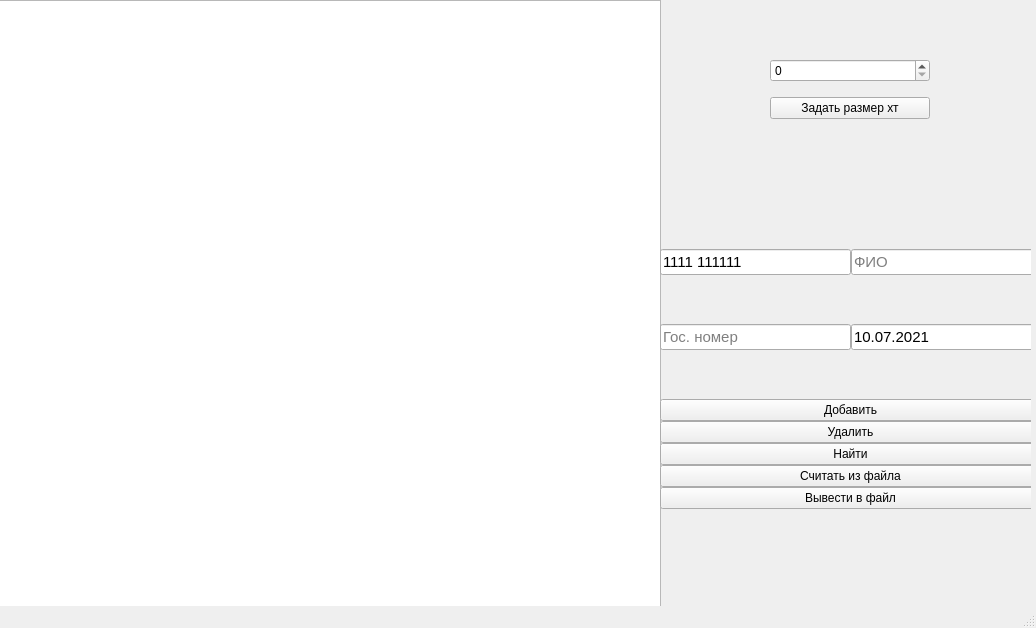
<?xml version="1.0" encoding="UTF-8"?>
<ui version="4.0">
 <class>MainWindow</class>
 <widget class="QMainWindow" name="MainWindow">
  <property name="geometry">
   <rect>
    <x>0</x>
    <y>0</y>
    <width>1036</width>
    <height>628</height>
   </rect>
  </property>
  <property name="windowTitle">
   <string>MainWindow</string>
  </property>
  <widget class="QWidget" name="centralwidget">
   <widget class="QWidget" name="centralWidget" native="true">
    <property name="geometry">
     <rect>
      <x>0</x>
      <y>0</y>
      <width>1031</width>
      <height>761</height>
     </rect>
    </property>
    <widget class="QTableWidget" name="tableWidget">
     <property name="geometry">
      <rect>
       <x>-10</x>
       <y>0</y>
       <width>671</width>
       <height>761</height>
      </rect>
     </property>
    </widget>
    <widget class="QWidget" name="layoutWidget">
     <property name="geometry">
      <rect>
       <x>660</x>
       <y>200</y>
       <width>381</width>
       <height>361</height>
      </rect>
     </property>
     <layout class="QVBoxLayout" name="verticalLayout_6">
      <property name="spacing">
       <number>0</number>
      </property>
      <item>
       <layout class="QHBoxLayout" name="horizontalLayout_3">
        <item>
         <widget class="QLineEdit" name="passportLine">
          <property name="font">
           <font>
            <pointsize>11</pointsize>
           </font>
          </property>
          <property name="inputMask">
           <string>0000 000000</string>
          </property>
          <property name="text">
           <string>1111 111111</string>
          </property>
          <property name="placeholderText">
           <string>Паспорт</string>
          </property>
         </widget>
        </item>
        <item>
         <widget class="QLineEdit" name="fioLine">
          <property name="font">
           <font>
            <pointsize>11</pointsize>
           </font>
          </property>
          <property name="placeholderText">
           <string>ФИО</string>
          </property>
         </widget>
        </item>
       </layout>
      </item>
      <item>
       <layout class="QVBoxLayout" name="verticalLayout_7">
        <item>
         <layout class="QHBoxLayout" name="horizontalLayout_5">
          <item>
           <widget class="QLineEdit" name="stateNumberLine">
            <property name="font">
             <font>
              <pointsize>11</pointsize>
             </font>
            </property>
            <property name="inputMask">
             <string>A000AA</string>
            </property>
            <property name="text">
             <string/>
            </property>
            <property name="placeholderText">
             <string>Гос. номер</string>
            </property>
           </widget>
          </item>
          <item>
           <widget class="QLineEdit" name="dateLine">
            <property name="font">
             <font>
              <pointsize>11</pointsize>
             </font>
            </property>
            <property name="inputMask">
             <string>00.00.0000</string>
            </property>
            <property name="text">
             <string>10.07.2021</string>
            </property>
            <property name="placeholderText">
             <string>Дата</string>
            </property>
           </widget>
          </item>
         </layout>
        </item>
       </layout>
      </item>
      <item>
       <layout class="QVBoxLayout" name="verticalLayout_10">
        <property name="sizeConstraint">
         <enum>QLayout::SizeConstraint::SetMaximumSize</enum>
        </property>
        <property name="topMargin">
         <number>0</number>
        </property>
        <property name="bottomMargin">
         <number>0</number>
        </property>
        <item>
         <widget class="QPushButton" name="pushInsertButton">
          <property name="minimumSize">
           <size>
            <width>0</width>
            <height>20</height>
           </size>
          </property>
          <property name="text">
           <string>Добавить</string>
          </property>
         </widget>
        </item>
        <item>
         <widget class="QPushButton" name="pushDeleteButton">
          <property name="text">
           <string>Удалить</string>
          </property>
         </widget>
        </item>
        <item>
         <widget class="QPushButton" name="pushFindButton">
          <property name="text">
           <string>Найти</string>
          </property>
         </widget>
        </item>
        <item>
         <widget class="QPushButton" name="pushInputFileButton">
          <property name="text">
           <string>Считать из файла</string>
          </property>
         </widget>
        </item>
        <item>
         <widget class="QPushButton" name="pushOutputFileButton">
          <property name="text">
           <string>Вывести в файл</string>
          </property>
         </widget>
        </item>
       </layout>
      </item>
     </layout>
    </widget>
    <widget class="QWidget" name="verticalLayoutWidget">
     <property name="geometry">
      <rect>
       <x>770</x>
       <y>50</y>
       <width>160</width>
       <height>80</height>
      </rect>
     </property>
     <layout class="QVBoxLayout" name="verticalLayout_8">
      <item>
       <layout class="QHBoxLayout" name="horizontalLayout_6">
        <item>
         <widget class="QSpinBox" name="spinBoxSize"/>
        </item>
       </layout>
      </item>
      <item>
       <widget class="QPushButton" name="pushSizeHashTableButton">
        <property name="text">
         <string>Задать размер хт</string>
        </property>
       </widget>
      </item>
     </layout>
    </widget>
   </widget>
  </widget>
  <widget class="QMenuBar" name="menubar">
   <property name="geometry">
    <rect>
     <x>0</x>
     <y>0</y>
     <width>1036</width>
     <height>21</height>
    </rect>
   </property>
  </widget>
  <widget class="QStatusBar" name="statusbar"/>
 </widget>
 <resources/>
 <connections/>
</ui>
